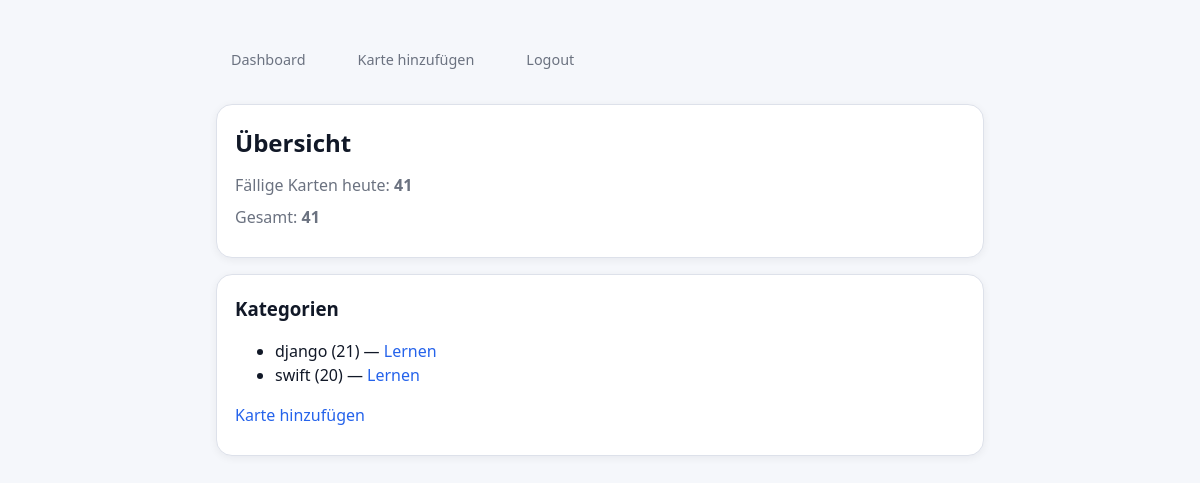
Before: / (signed in) with the older database file.
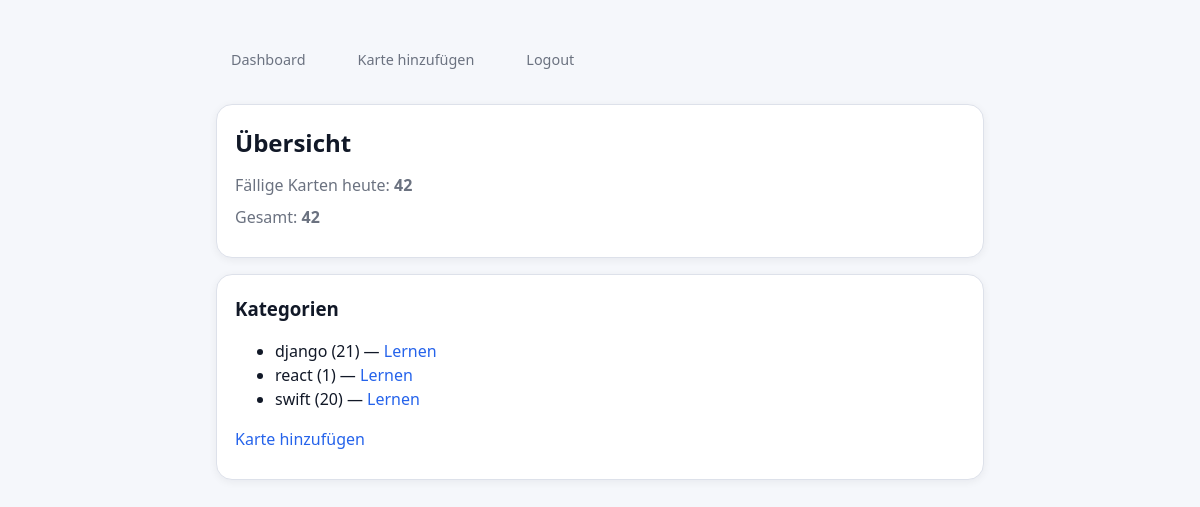
After: the same page with the newer database file.
### flashcards/models.py (models this page shows, shortened)
class Card(models.Model):
    question = models.CharField(max_length=120)
    answer = models.CharField(max_length=120)
    category = models.CharField(max_length=80, default="uncategorized")
    box = models.PositiveSmallIntegerField(default=1)
    next_due = models.DateField(default=date.today)
    owner = models.ForeignKey(User, null=True, blank=True, on_delete=models.SET_NULL)
    created = models.DateTimeField(auto_now_add=True)
    image = models.ImageField(upload_to='cards_images/', null=True, blank=True)

### flashcards/views.py (the view)
# urls.py: path('', views.dashboard, name='dashboard'),
@login_required
def dashboard(request):
    qs = Card.objects.filter(owner=request.user)
    due = qs.filter(next_due__lte=date.today()).count()
    total = qs.count()
    categories = (
        qs.values("category")
          .order_by("category")
          .annotate(cnt=Count("id"))
    )
    return render(request, "flashcards/dashboard.html", {"due": due, "total": total, "categories": categories})

### flashcards/templates/flashcards/dashboard.html
{% extends "flashcards/base.html" %}
{% block content %}
<div class="card">
  <h2>Übersicht</h2>
  <p>Fällige Karten heute: <b>{{ due }}</b></p>
  <p>Gesamt: <b>{{ total }}</b></p>
</div>
<div class="card">
  <h3>Kategorien</h3>
  <ul>
    {% for c in categories %}
      <li>{{ c.category }} ({{ c.cnt }}) —
        <a href="/study/{{ c.category }}">Lernen</a>
      </li>
    {% empty %}
      <li>Keine Karten vorhanden.</li>
    {% endfor %}
  </ul>
  <p><a href="/add/">Karte hinzufügen</a></p>
</div>
{% endblock %}

### flashcards/templates/flashcards/base.html (shortened to what this page needs)
{% load static %}
<!doctype html>
<html lang="de">
<head>
  <link rel="stylesheet" href="{% static 'css/style.css' %}">
</head>
<body>
  <nav>
    <a href="/">Dashboard</a>
    <a href="/add/">Karte hinzufügen</a>
    <a href="/logout/">Logout</a>
  </nav>
  {% block content %}{% endblock %}
</body>
</html>

### flashcards/static/css/style.css (style rules this page uses)
:root { --bg-body: #f5f7fb; --bg-card: #ffffff; --border-soft: #dde1ea; --shadow-soft: 0 2px 8px rgba(15, 23, 42, 0.06); --primary: #2563eb; --primary-hover: #1d4ed8; --primary-soft: #e0edff; --text-main: #111827; --text-muted: #6b7280; --success-bg: #e9f7ef; --success-border: #27ae60; --error-bg: #fdecea; --error-border: #e74c3c; --info-bg: #eef5ff; --info-border: #2563eb; }
*, *::before, *::after { box-sizing: border-box; }
body { font-family: system-ui, -apple-system, BlinkMacSystemFont, "Segoe UI", Arial, sans-serif; max-width: 800px; margin: 40px auto; padding: 0 16px; background: var(--bg-body); color: var(--text-main); line-height: 1.5; }
h1, h2, h3 { font-weight: 600; color: var(--text-main); margin: 0 0 12px; }
p { margin: 0 0 8px; color: var(--text-muted); }
a { color: var(--primary); text-decoration: none; }
nav { display: flex; align-items: center; gap: 12px; margin-bottom: 24px; }
nav a { margin-right: 10px; padding: 8px 14px; border-radius: 999px; font-size: 0.9rem; border: 1px solid transparent; background: transparent; color: var(--text-muted); text-decoration: none; transition: background 0.15s ease, color 0.15s ease, border-color 0.15s ease; }
.card { background: var(--bg-card); border: 1px solid var(--border-soft); border-radius: 16px; padding: 20px 18px; margin: 16px 0; box-shadow: var(--shadow-soft); }

Changed rows visible on the page:
added Card: category "react", cnt "1"
Other visible differences:
{{ due }}: "41" → "42"
{{ total }}: "41" → "42"
